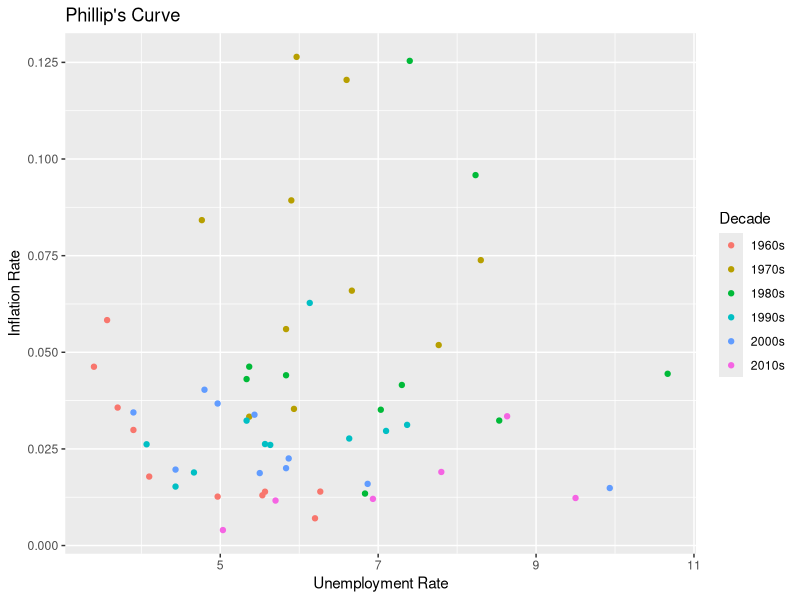

Generate this figure with R:
## ---- chunk 1
library(tidyverse)
## ---- chunk 2
fredRaw = read.csv("fredgraph.csv")
## ---- chunk 3
fred <- fredRaw %>%
  mutate(year = as.numeric(strtrim(DATE, 4)),
         month = as.numeric(substring(DATE, 6, 7))) %>%
  filter(year >= 1959) %>%
  filter(month == 10) %>%
  transform(prev_cpi = c(NA, CPIAUCSL[-length(CPIAUCSL)])) %>%
  mutate(
    cpi_change = (CPIAUCSL - prev_cpi) / prev_cpi,
    dec = substr(DATE, 1, 3),
    ade = "0s",
    decade = paste(dec, ade, sep = "")
  ) %>%
  filter(year >= 1960) %>%
  mutate(unemployment = as.double(UNRATE))

fred %>%
  summarise(year, unemployment, cpi_change)
## ---- chunk 4
fred %>%
  ggplot(aes(x = unemployment, y = cpi_change, color = decade)) +
  geom_point() +
  labs(
    title = "Phillip's Curve",
    x = "Unemployment Rate",
    y = "Inflation Rate",
    color = "Decade"
)
